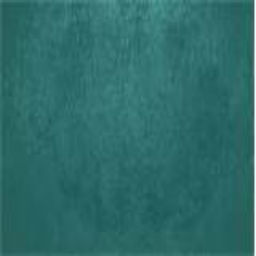
%> input picture Stego/256x256-29.jpg, 256 x 256 px
$ octave tes.m   (GNU Octave 9; MATLAB toolbox functions it lacks are replaced by stand-ins)
%> lines starting %> are read from the running program, lines starting %| are printed output that depends on the picture
%image cover
[namafile, direktori] = uigetfile('*.*','Pilih gambar cover');
%> the answer given: 256x256-29.jpg
rgbimage1=imread(num2str(namafile));
%> rgbimage1 is the input picture: size 256x256x3 uint8; mean R, G, B 45.8, 108, 105.9
subplot(231),imshow(rgbimage1),title('Gambar cover');
[i_LL,i_LH, i_HL, i_HH]=dwt2(rgbimage1,'haar');
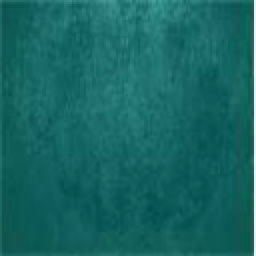
%> i_LL: size 128x128x3 double (shown 2 times larger); mean R, G, B 91.6, 216, 211.8; drawn with min black and max white
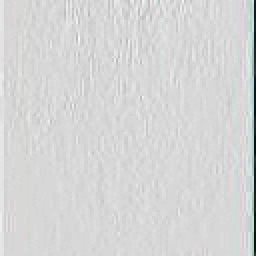
%> i_HL: size 128x128x3 double (shown 2 times larger); mean R, G, B -0.657, -0.499, -0.506; drawn with min black and max white
img=i_LL;
r1=img(:,:,1);
g1=img(:,:,2);
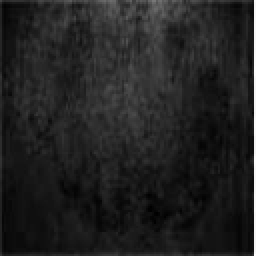
%> g1: size 128x128 double (shown 2 times larger); min 179.5, max 453, mean 216; drawn with min black and max white
b1=img(:,:,3);
[U_imgr1,S_imgr1,V_imgr1]=svd(r1);
[U_imgg1,S_imgg1,V_imgg1]=svd(g1);
[U_imgb1,S_imgb1,V_imgb1]=svd(b1);

%image secret
[namafile, direktori] = uigetfile('*.*','Pilih gambar rahasia');
%> the answer given: 512.jpg
rgbimage2=imread(num2str(namafile));
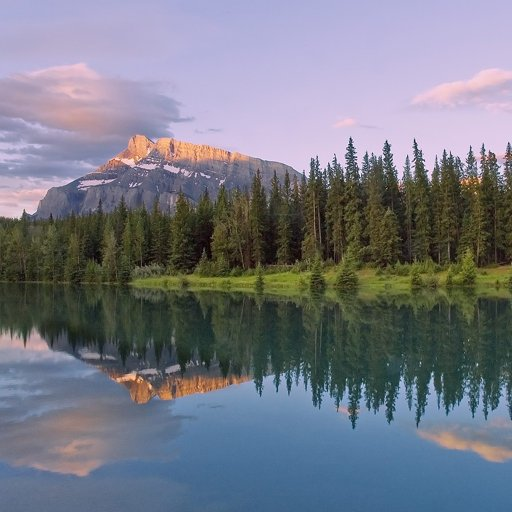
%> input picture Stego/512.jpg, 512 x 512 px
%> rgbimage2 is the input picture: size 512x512x3 uint8; mean R, G, B 117.1, 120.5, 132.1
subplot(232),imshow(rgbimage2),title('Gambar cover');
[i_LL,i_LH, i_HL, i_HH]=dwt2(rgbimage2,'haar');
%> i_LL: size 256x256x3 double
%> i_LH: size 256x256x3 double
%> i_HL: size 256x256x3 double
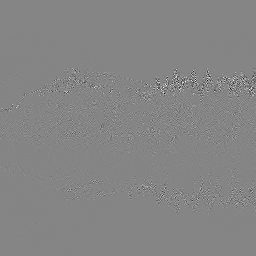
%> i_HH: size 256x256x3 double; mean R, G, B 0, 0, 0; drawn with min black and max white
img=i_LL;
r2=img(:,:,1);
g2=img(:,:,2);
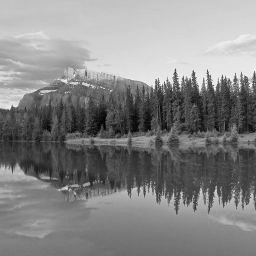
%> g2: size 256x256 double; min 11, max 448.5, mean 241.1; drawn with min black and max white
b2=img(:,:,3);
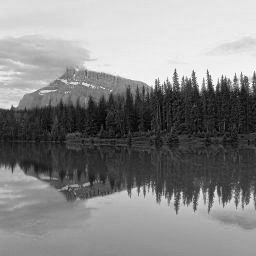
%> b2: size 256x256 double; min 3.5, max 490, mean 264.2; drawn with min black and max white
[U_imgr2,S_imgr2,V_imgr2]=svd(r2);
[U_imgg2,S_imgg2,V_imgg2]=svd(g2);
[U_imgb2,S_imgb2,V_imgb2]=svd(b2);
% [6 lines of commented-out code are left out]
%> (the run ends here)
